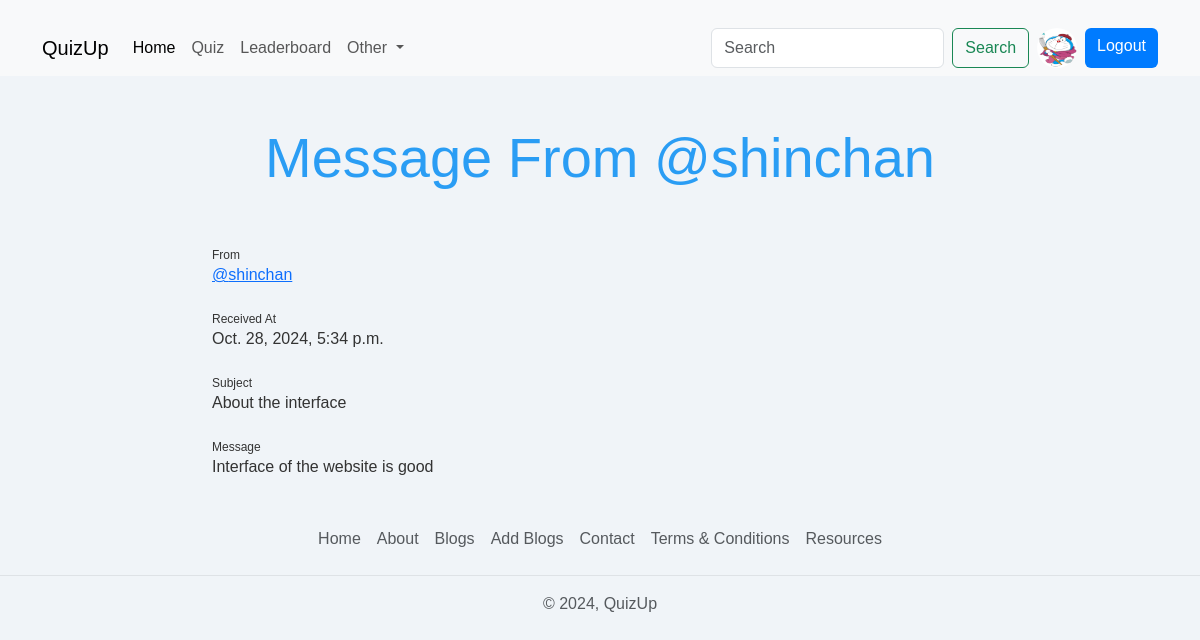
The app's page /message/1 (signed in) with its own data.
### account/models.py (models this page shows, shortened)
class Profile(models.Model):
    user = models.OneToOneField(User, on_delete=models.CASCADE, null=True, verbose_name='User Object') #verbose_name
    bio = models.TextField(blank=True, null=True)
    profile_img = models.ImageField(upload_to='profile_images', default='user.png', blank=True, null=True, verbose_name='Profile Pic')
    location = models.CharField(max_length=100, blank=True, null=True)
    GENDER = (
        ('Male', 'Male'),
        ('Female', 'Female'),
        ('Other', 'Other'),
    )
    gender = models.CharField(max_length=6, choices=GENDER, blank=True, null=True)

### base/models.py (models this page shows, shortened)
class Message(models.Model):
  user= models.ForeignKey("auth.User"
  ,on_delete=models.CASCADE)
  subject = models.CharField(max_length=255)
  message = models.TextField()
  is_read = models.BooleanField(default = False)
  created_at = models.DateTimeField(auto_now_add=True)

### base/views.py (the view)
# urls.py: path('message/<int:id>', views.message_view, name='message'),
def message_view(request,id):
  message = get_object_or_404(Message, pk=id)
  if not message.is_read:
      message.is_read = True
      message.save()
  context = {"message": message}
  return render(request, "message.html", context)

### templates/message.html (shortened to what this page needs)
{% extends 'index.html' %}
{% block content %}
<h1 class="display-4 text-center my-5">Message From @{{message.user.username}}</h1>
    <main>
        <div class="container col-md-8 col-sm-12">
            <article>
                <sub>From</sub>
                <p title="click to see profile"><a href="{% url 'profile' message.user.username %}">@{{message.user.username}}</a></p>
                <sub>Received At</sub>
                <p>{{message.created_at}}</p>
                <sub>Subject</sub>
                <p>{{message.subject}}</p>
                <sub>Message</sub>
                <p>{{message.message}}</p>
            </article>
        </div>
    </main>
{% endblock content %}

### templates/components/navbar.html (shortened to what this page needs)
<nav class="navbar navbar-expand-lg bg-body-tertiary d-none d-lg-block">
    <div class="container">
        <a class="navbar-brand" href="{% url 'home' %}">QuizUp</a>
        <div class="collapse navbar-collapse" id="navbarSupportedContent">
            <ul class="navbar-nav me-auto mb-2 mb-lg-0">
                <li class="nav-item">
                    <a class="nav-link active" aria-current="page" href="{% url 'home' %}">Home</a>
                </li>
                <li class="nav-item">
                    <a class="nav-link" href="{% url 'all_quiz' %}">Quiz</a>
                </li>
                <li class="nav-item">
                    <a class="nav-link" href="{% url 'leaderboard' %}">Leaderboard</a>
                </li>
                <li class="nav-item dropdown">
                    <a class="nav-link dropdown-toggle" href="#" role="button" data-bs-toggle="dropdown"
                        aria-expanded="false">
                        Other
                    </a>
                </li>
            </ul>
            <form class="d-flex" role="search" action="{% url 'search_users' %}">
                <input class="form-control me-2" type="search" name="q" placeholder="Search" aria-label="Search">
                <button class="btn btn-outline-success" type="submit">Search</button>
                {% if request.user.is_authenticated %}
                <a href="{% url 'profile' request.user.username %}" data-bs-toggle="tooltip" data-bs-placement="bottom" data-bs-title="@{{request.user.username}}" class="mx-2">
                    <img src="{{request.user.profile.profile_img.url}}" class="rounded-circle" width="40" height="40" alt="profile_img">
                </a>
                <a href="{% url 'logout' %}" class="btn btn-primary">Logout</a>
                {% else %}
                <a href="{% url 'login' %}" class="btn btn-primary ms-2">Login</a>
                {% endif %}
            </form>
        </div>
    </div>
</nav>

### static/css/style.css (style rules this page uses)
body { background-color: #f0f4f8; color: #333333; font-family: Arial, sans-serif; }
.btn { transition: transform 0.2s ease, box-shadow 0.2s ease; }
.container { margin-top: 20px; }
h1.display-4 { color: #2a9df4; }
.btn-primary { background-color: #007bff; border: none; }

### records on screen
Message: user.username "shinchan", created_at "Oct. 28, 2024, 5:34 p.m.", subject "About the interface", message "Interface of the website is good"
